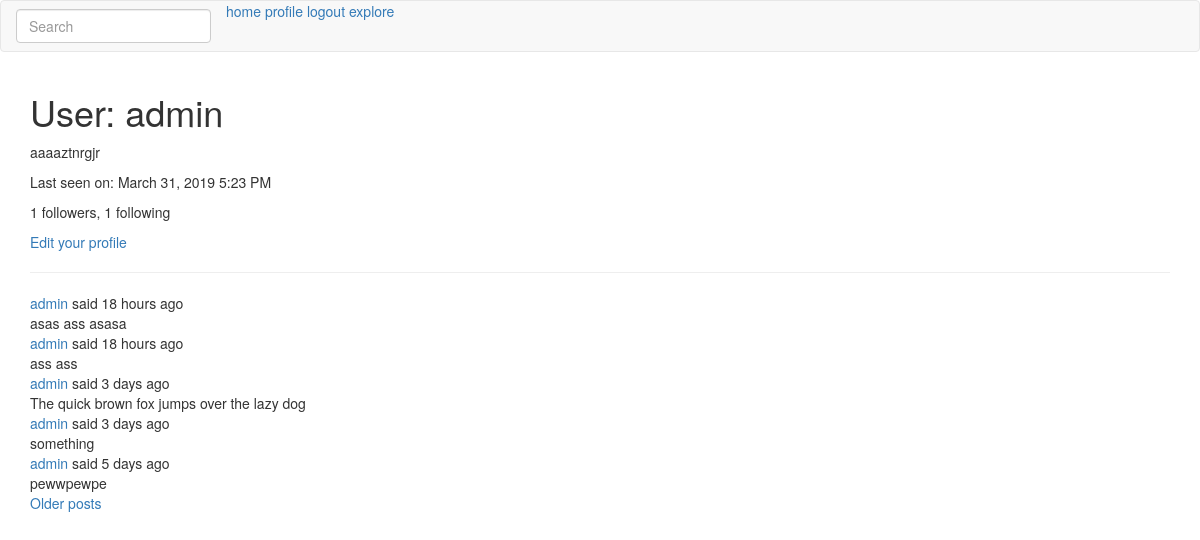
/user/admin (signed in), run on an earlier commit of the app's database.
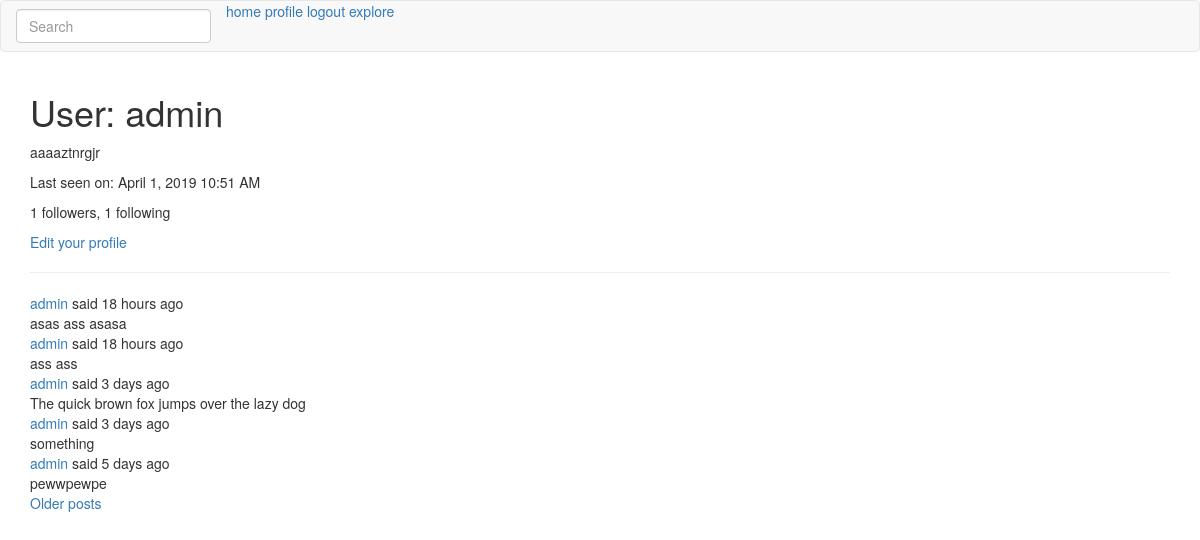
And on a later commit of the database.
### app/main/models.py (models this page shows, shortened)
class User(UserMixin, db.Model):
	id = db.Column(db.Integer, primary_key=True)
	username = db.Column(db.String(64), index=True, unique=True)
	email = db.Column(db.String(120), index=True, unique=True)
	password_hash = db.Column(db.String(128))
	posts = db.relationship('Post', backref='author', lazy='dynamic')
	about_me = db.Column(db.String(140))
	last_seen = db.Column(db.DateTime, default=datetime.utcnow)
	followed = db.relationship(
		'User',
		secondary = followers,
		primaryjoin = (followers.c.follower_id == id),
		secondaryjoin = (followers.c.followed_id == id),
		backref = db.backref('followers', lazy='dynamic'),
		lazy = 'dynamic'
	)
	@login.user_loader
	def load_user(id):
		return User.query.get(int(id))

class SearchableMixin(object):
	@classmethod
	def before_commit(cls, session):
		session._changes = {
			'add': list(session.new),
			'update': list(session.dirty),
			'delete': list(session.deleted)
		}
	@classmethod
	def after_commit(cls, session):
		for obj in session._changes['add']:
			if isinstance(obj, SearchableMixin):
				add_to_index(obj.__tablename__, obj)
		for obj in session._changes['update']:
			if isinstance(obj, SearchableMixin):
				add_to_index(obj.__tablename__, obj)
		for obj in session._changes['delete']:
			if isinstance(obj, SearchableMixin):
				remove_from_index(obj.__tablename__, obj)

class Post(SearchableMixin, db.Model):
	__searchable__ = ['body']
	id = db.Column(db.Integer, primary_key=True)
	body = db.Column(db.String(140))
	timestamp = db.Column(db.DateTime, index=True, default=datetime.utcnow)
	user_id = db.Column(db.Integer, db.ForeignKey('user.id'))
	language = db.Column(db.String(5))

### app/main/routes.py (the view)
@bp.route('/user/<username>')
@login_required
def user(username):
	user = User.query.filter_by(username=username).first_or_404()
	page = request.args.get('page', 1, type=int)
	posts = user.posts.order_by(Post.timestamp.desc()).paginate(
		page, current_app.config['POSTS_PER_PAGE'], False)
	next_url = url_for('main.user', username=user.username, page=posts.next_num) \
		if posts.has_next else None
	prev_url = url_for('main.user', username=user.username, page=posts.prev_num) \
		if posts.has_prev else None
	return render_template('user.html', user=user, posts=posts.items,
						   next_url=next_url, prev_url=prev_url)

### app/main/forms.py
class SearchForm(FlaskForm):
	q = StringField(_l('Search'), validators=[DataRequired()])
	def __init__(self, *args, **kwargs):
		if 'formdata' not in kwargs:
			kwargs['formdata'] = request.args
		if 'csrf_enabled' not in kwargs:
			kwargs['csrf_enabled'] = False
		super(SearchForm, self).__init__(*args, **kwargs)

### app/main/routes.py (called while the page is built)
@bp.before_request
def before_request():
	if current_user.is_authenticated:
		current_user.last_seen = datetime.utcnow()
		db.session.commit()
		g.search_form = SearchForm()
	g.locale = str(get_locale())

### app/templates/user.html (shortened to what this page needs)
{% extends "base.html" %}
{% block app_content %}
    <h1>{{ _('User: %(username)s', username=user.username) }}</h1>
	{% if user.about_me %}<p>{{ user.about_me }}</p>{% endif %}
	{% if user.last_seen %}<p>{{ _('Last seen on: %(seen)s', seen=moment(user.last_seen).format('LLL')) }}</p>{% endif %}
	<p>{{ _('%(followers)i followers, %(following)i following', followers=user.followers.count(), following=user.followed.count()) }}</p>
	{% if user == current_user %}
        <p><a href="{{ url_for('main.edit_profile') }}">{{ _('Edit your profile') }}</a></p>
        {% elif not current_user.is_following(user) %}
        <p><a href="{{ url_for('main.follow', username=user.username) }}">{{ _('Follow') }}</a></p>
        {% else %}
        <p><a href="{{ url_for('main.unfollow', username=user.username) }}">{{ _('Unfollow') }}</a></p>
        {% endif %}
    <hr>
    {% for post in posts %}
		{% include '_post.html' %}
    {% endfor %}
    {% if next_url %}
    <a href="{{ next_url }}">{{ _('Older posts') }}</a>
    {% endif %}
{% endblock %}

### app/templates/base.html (shortened to what this page needs)
{% extends 'bootstrap/base.html' %}
{% block navbar %}
	<nav class="navbar navbar-default">
		<a href="{{ url_for('main.index') }}">{{ _('home') }}</a>
		{% if current_user.is_anonymous %}
		<a href="{{ url_for('auth.login') }}">{{ _('login') }}</a>
		{% else %}
		<a href="{{ url_for('main.user', username=current_user.username) }}">{{ _('profile') }}</a>
		<a href="{{ url_for('auth.logout') }}">{{ _('logout') }}</a>
		{% endif %}
		<a href="{{ url_for('main.explore') }}">{{ _('explore') }}</a>
		{% if g.search_form %}
		<form class="navbar-form navbar-left" method="get" action="{{ url_for('main.search') }}">
			<div class="form-group">
				{{ g.search_form.q(size=20, class='form-control', placeholder=g.search_form.q.label.text) }}
			</div>
		</form>
		{% endif %}
	</nav>
{% endblock %}
{% block content %}
	<div class="container">
		{% block app_content %}{% endblock %}
	</div>
{% endblock %}

### app/templates/_post.html (shortened to what this page needs)
<table>
	<tr>
		<td>
		{{ _('%(username)s said %(when)s', username=user_link, when=moment(post.timestamp).fromNow()) }}
		<br>
		<span id="post{{ post.id }}">{{ post.body }}</span>
		</td>
	</tr>
</table>

What changed in the data, as far as the page shows it:
changed User "User: admin": last_seen "Last seen on: March 31, 2019 5:23 PM" → "Last seen on: April 1, 2019 10:51 AM"
